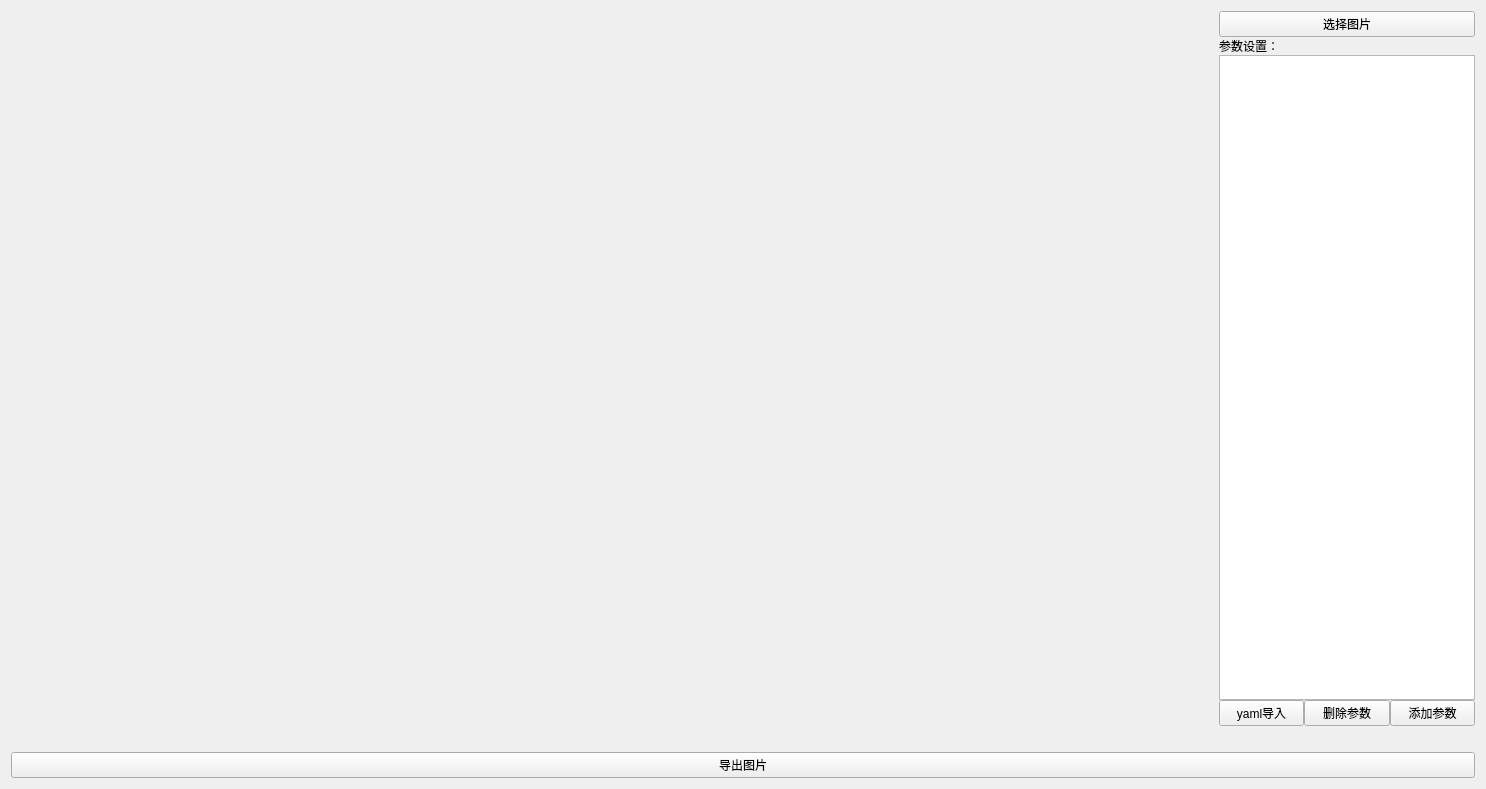
<?xml version="1.0" encoding="UTF-8"?>
<ui version="4.0">
 <class>ImageView</class>
 <widget class="QWidget" name="ImageView">
  <property name="geometry">
   <rect>
    <x>0</x>
    <y>0</y>
    <width>1486</width>
    <height>789</height>
   </rect>
  </property>
  <property name="windowTitle">
   <string>ImageView</string>
  </property>
  <layout class="QVBoxLayout" name="verticalLayout">
   <item>
    <layout class="QHBoxLayout" name="horizontalLayout">
     <property name="spacing">
      <number>0</number>
     </property>
     <item>
      <widget class="QLabel" name="imageLabel">
       <property name="sizePolicy">
        <sizepolicy hsizetype="Expanding" vsizetype="Expanding">
         <horstretch>0</horstretch>
         <verstretch>0</verstretch>
        </sizepolicy>
       </property>
       <property name="minimumSize">
        <size>
         <width>0</width>
         <height>0</height>
        </size>
       </property>
       <property name="text">
        <string/>
       </property>
       <property name="scaledContents">
        <bool>true</bool>
       </property>
      </widget>
     </item>
     <item>
      <layout class="QVBoxLayout" name="toolWidge">
       <property name="sizeConstraint">
        <enum>QLayout::SetDefaultConstraint</enum>
       </property>
       <item>
        <widget class="QPushButton" name="chooseBtn">
         <property name="sizePolicy">
          <sizepolicy hsizetype="Preferred" vsizetype="Preferred">
           <horstretch>0</horstretch>
           <verstretch>0</verstretch>
          </sizepolicy>
         </property>
         <property name="text">
          <string>选择图片</string>
         </property>
        </widget>
       </item>
       <item>
        <widget class="QLabel" name="label">
         <property name="text">
          <string>参数设置：</string>
         </property>
        </widget>
       </item>
       <item>
        <widget class="QTableWidget" name="paramsTable">
         <property name="sizePolicy">
          <sizepolicy hsizetype="Preferred" vsizetype="Expanding">
           <horstretch>0</horstretch>
           <verstretch>0</verstretch>
          </sizepolicy>
         </property>
        </widget>
       </item>
       <item>
        <layout class="QHBoxLayout" name="horizontalLayout_2">
         <item>
          <widget class="QPushButton" name="pushButton">
           <property name="sizePolicy">
            <sizepolicy hsizetype="Preferred" vsizetype="Preferred">
             <horstretch>0</horstretch>
             <verstretch>0</verstretch>
            </sizepolicy>
           </property>
           <property name="text">
            <string>yaml导入</string>
           </property>
          </widget>
         </item>
         <item>
          <widget class="QPushButton" name="deleteParamsBtn">
           <property name="sizePolicy">
            <sizepolicy hsizetype="Preferred" vsizetype="Preferred">
             <horstretch>0</horstretch>
             <verstretch>0</verstretch>
            </sizepolicy>
           </property>
           <property name="text">
            <string>删除参数</string>
           </property>
          </widget>
         </item>
         <item>
          <widget class="QPushButton" name="addParamsBtn">
           <property name="sizePolicy">
            <sizepolicy hsizetype="Preferred" vsizetype="Preferred">
             <horstretch>0</horstretch>
             <verstretch>0</verstretch>
            </sizepolicy>
           </property>
           <property name="text">
            <string>添加参数</string>
           </property>
          </widget>
         </item>
        </layout>
       </item>
      </layout>
     </item>
    </layout>
   </item>
   <item>
    <widget class="QLabel" name="resolutionLabel">
     <property name="text">
      <string/>
     </property>
    </widget>
   </item>
   <item>
    <widget class="QPushButton" name="pushButton_2">
     <property name="text">
      <string>导出图片</string>
     </property>
    </widget>
   </item>
  </layout>
 </widget>
 <resources/>
 <connections/>
</ui>
